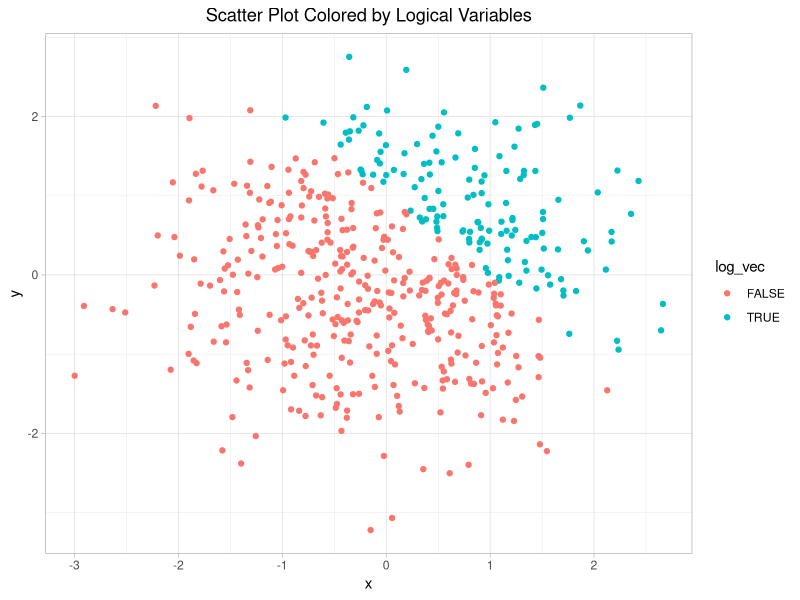
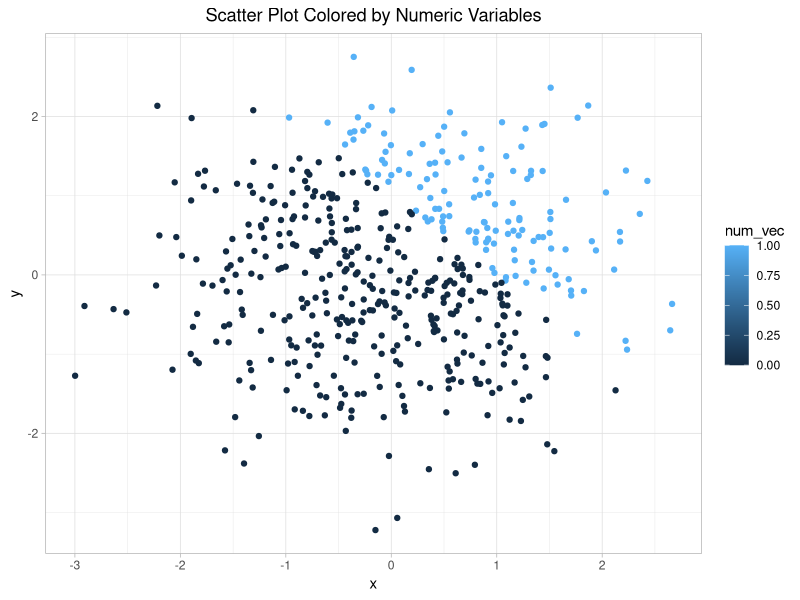
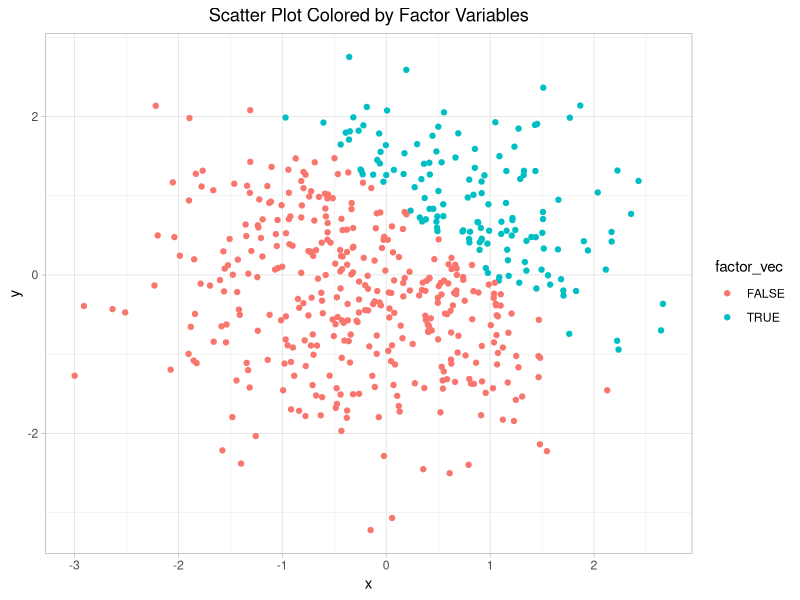
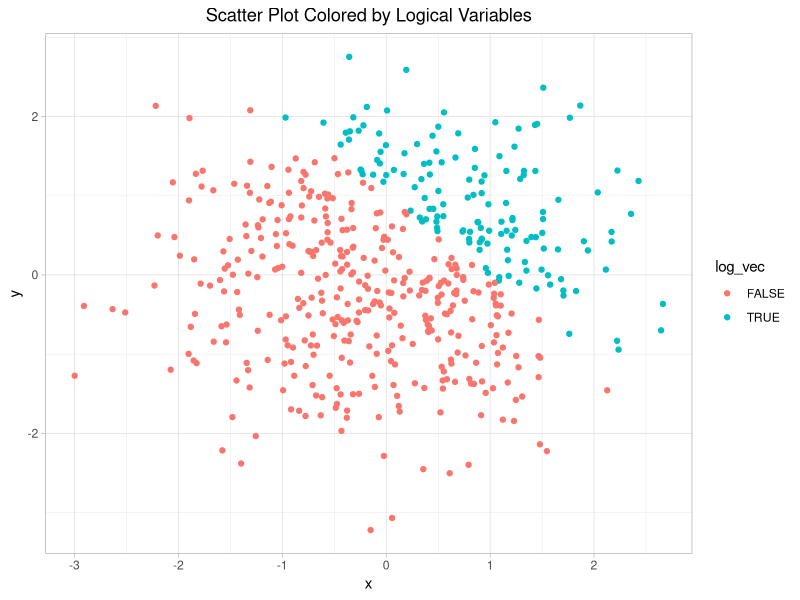

Reproduce these figures in R, in order.
## ---- chunk 1
knitr::opts_chunk$set(echo = TRUE)
library(tidyverse)
## ---- chunk 2
#----------STEP 1: Create a dataframe
set.seed(886) # set.seed() to ensure the reproductivity
df_1 <- tibble(
  random_sample = rnorm(8), # create a random sample of size 8 from a standard Normal distribution
  vec_logical = random_sample > 0, # create a logical vector indicating whether elements of the sample are greater than 0
  vec_character = as.character(c("a","a","a","a","a","a","a","a")), # create a character vector of length 8
  vec_factor = factor(c("good","bad","medium","good","bad","medium","bad","medium"),
                      levels = c("good","medium","bad"))
) #create a factor vector of length 8, with 3 different factor levels

levels(pull(df_1,vec_factor)) #see the levels of the created factor vector
## ---- chunk 3
#----------STEP 2: Take the mean of each variable in the dataframe
mean(pull(df_1,random_sample)) # return numeric values
mean(pull(df_1,vec_logical)) # return numeric values
mean(pull(df_1,vec_character)) # return NAs
mean(pull(df_1,vec_factor)) # return NAs
## ---- chunk 4
#STEP 3.2: Convert data type & Multiplication
result1 =  as.numeric(pull(df_1,vec_logical)) * pull(df_1,random_sample) # convert the logical vector to numeric, and multiply the random sample by the result
result2 = as.factor(pull(df_1,vec_logical)) * pull(df_1,random_sample) # convert the logical vector to a factor, and multiply the random sample by the result
result3 = as.numeric(as.factor(pull(df_1,vec_logical))) * pull(df_1,random_sample) # convert the logical vector to a factor and then convert the result to numeric, and multiply the random sample by the result

## ---- chunk 5
set.seed(886)
#Create a data frame 
df_2 <- tibble(
  x = rnorm(500), # x: a random sample of size 500 from a standard Normal distribution
  y = rnorm(500), # y: a random sample of size 500 from a standard Normal distribution
  log_vec = x+y >1, # A logical vector indicating whether x + y > 1
  num_vec = as.numeric(log_vec),# A numeric vector created by coercing the above logical vector
  factor_vec = as.factor(log_vec)# A factor vector created by coercing the above logical vector
)

## ---- chunk 6
ggplot(df_2, aes(x = x, y = y, color = log_vec ))+geom_point()+
  labs(x="x",y="y", title = "Scatter Plot Colored by Logical Variables")+
  theme_light()+
  theme(plot.title = element_text(hjust = 0.5))
  # a scatterplot of y vs x; color points using the logical variable

ggsave("colored_by_logical_variables.pdf") #export the image

ggplot(df_2, aes(x = x, y = y, color = num_vec ))+geom_point()+
  labs(x="x",y="y", title = "Scatter Plot Colored by Numeric Variables")+
  theme_light()+
  theme(plot.title = element_text(hjust = 0.5))

ggplot(df_2, aes(x = x, y = y, color = factor_vec ))+geom_point()+
  labs(x="x",y="y", title = "Scatter Plot Colored by Factor Variables")+
  theme_light()+
  theme(plot.title = element_text(hjust = 0.5)) # a second and third scatterplot that color points using the numeric and factor variables, respectively

